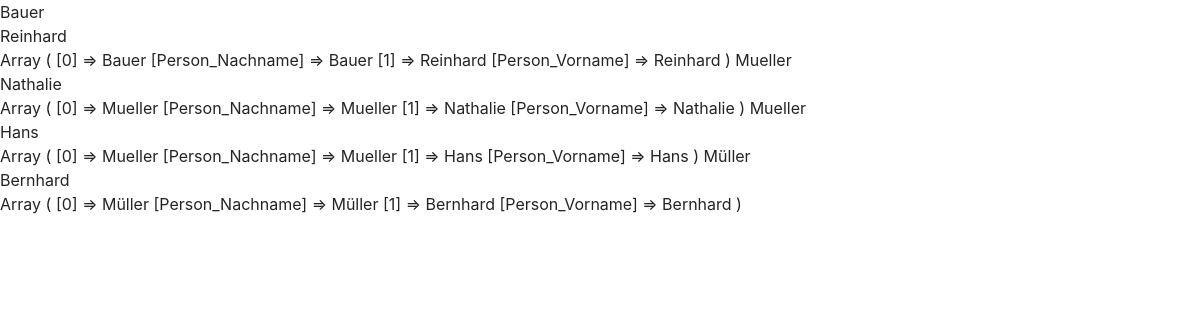
The app's page /bsp_PDO_query.php, older data.
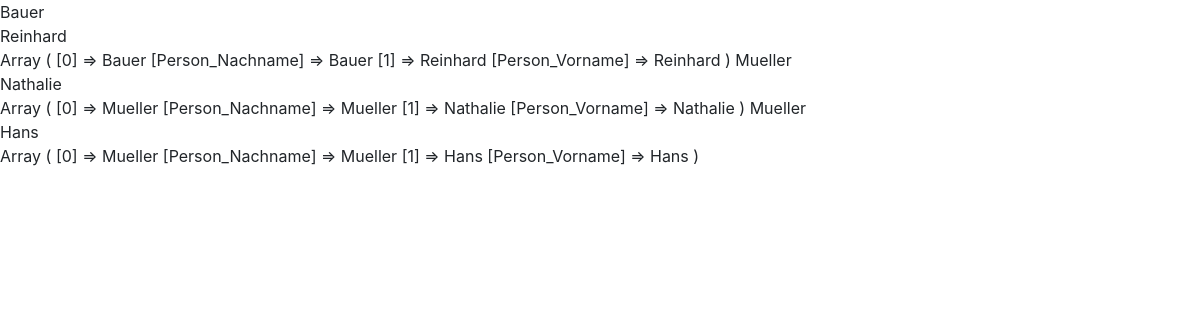
The same page, newer data.
### tables this page shows
CREATE TABLE `person` (
  `Person_Id` int(11) NOT NULL,
  `Person_Nachname` varchar(50) NOT NULL,
  `Person_Vorname` varchar(50) DEFAULT NULL,
  `Person_Strasse` varchar(50) DEFAULT NULL,
  `Person_PLZ` varchar(20) DEFAULT NULL,
  `Person_Ort` varchar(50) DEFAULT NULL,
  `Person_SVNr` varchar(10) NOT NULL,
  `Person_Email` varchar(50) DEFAULT NULL,
  `Person_Stammkunde` tinyint(1) NOT NULL DEFAULT 0,
  `Person_Geschlecht` varchar(1) DEFAULT NULL,
  `Person_Abonnement` varchar(10) NOT NULL DEFAULT 'klein',
  `Person_Passwort` varchar(255) NOT NULL COMMENT 'muss so lang sein wegen Verschlüsselung'
);

### bsp_PDO_query.php (the view, shortened to what this page needs)
<?php
require_once 'connection.php';
try {
    $sql = "SELECT Person_Nachname, Person_Vorname FROM person ORDER BY Person_Nachname";
    $result = $conn->query($sql);
    foreach($result as $row => $akt_person) {
        echo $akt_person['Person_Nachname']."<br>";
        echo $akt_person['Person_Vorname']."<br>";
        print_r($akt_person);
    }
} catch(PDOException $e) {
    echo "Error: " . $e->getMessage();
}
?>
<!doctype html>
<html lang="de">
<head>
    <link rel="stylesheet" href="https://maxcdn.bootstrapcdn.com/bootstrap/4.0.0/css/bootstrap.min.css">
</head>
<body>
</body>
</html>

Row changes from the older to the newer data that the page shows:
removed person: Person_Nachname "Müller", Person_Vorname "Bernhard", value "Array ( [0] => Müller [Person_Nachname] => Müller [1] => Bernhard [Person_Vorname] => Bernhard )"
